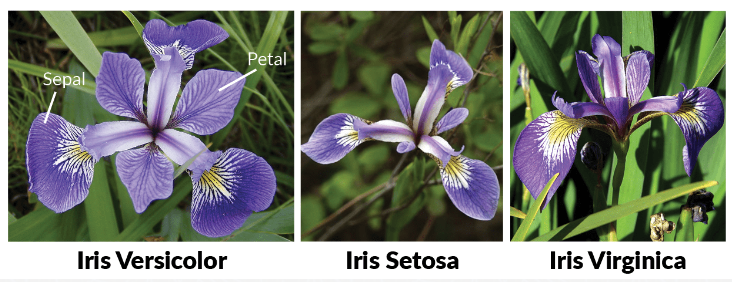
#> input picture flower.png, 732 x 282 px
$ jupyter execute 'Playing with RGB color Channels.ipynb'
#> lines starting #> are read from the running program, lines starting #| are printed output that depends on the picture
## Removing the blue component in RGB

[cell 1]
import cv2
img=cv2.imread("flower.png")
#> img is the input picture: shape (282, 732, 3); mean B, G, R 115.5, 124.6, 120.2

img[:,:,0]=0
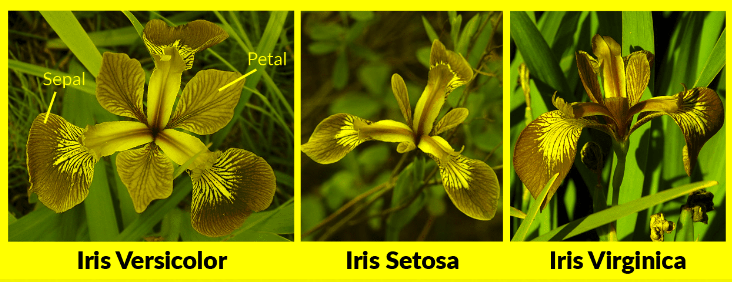
#> img: shape (282, 732, 3); mean B, G, R 0, 124.6, 120.2

cv2.imshow("window",img)
cv2.waitKey(0)
cv2.destroyAllWindows()

## Removing the green component in RGB

[cell 2]
import cv2
img=cv2.imread("flower.png")

img[:,:,1]=0
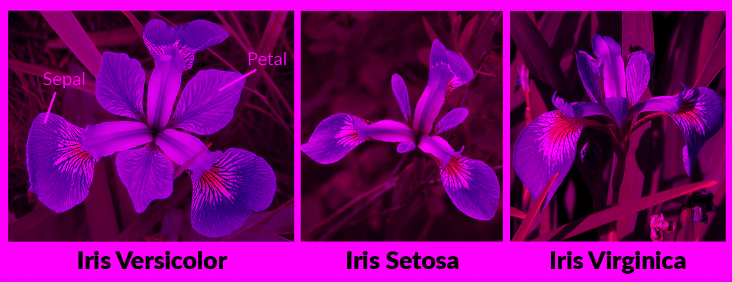
#> img: shape (282, 732, 3); mean B, G, R 115.5, 0, 120.2

cv2.imshow("window",img)
cv2.waitKey(0)
cv2.destroyAllWindows()

## Removing the red component in RGB

[cell 3]
import cv2
img=cv2.imread("flower.png")

img[:,:,2]=0
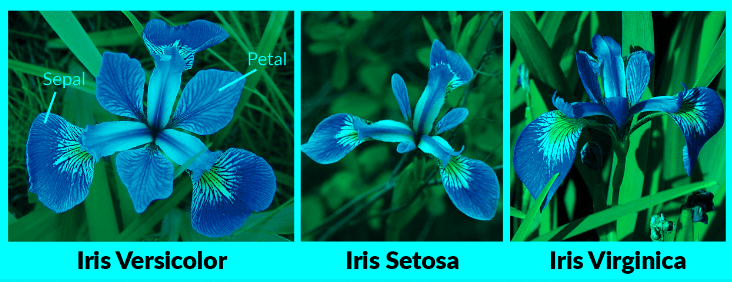
#> img: shape (282, 732, 3); mean B, G, R 115.5, 124.6, 0

cv2.imshow("window",img)
cv2.waitKey(0)
cv2.destroyAllWindows()

[cell 4]
import cv2
import numpy as np
img=cv2.imread("Boy.png")
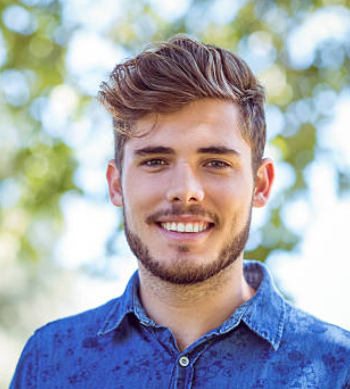
#> input picture Boy.png, 350 x 389 px
#> img is the input picture: shape (389, 350, 3); mean B, G, R 174.4, 168.1, 165.2

imgBlue=img[:,:,0]
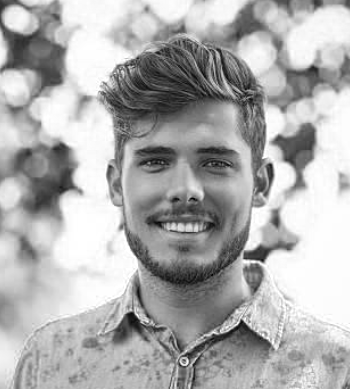
#> imgBlue: shape (389, 350); min 0, max 255, mean 174.4
imgGreen=img[:,:,1]
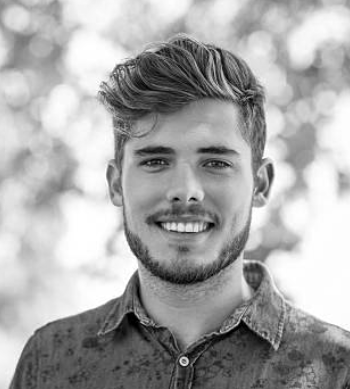
#> imgGreen: shape (389, 350); min 0, max 255, mean 168.1
imgRed=img[:,:,2]
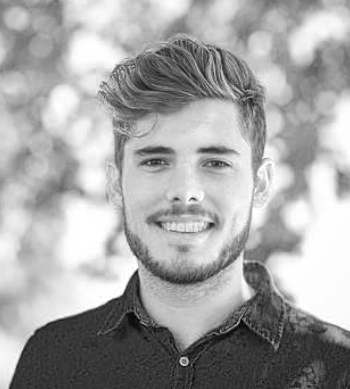
#> imgRed: shape (389, 350); min 2, max 255, mean 165.2
new_img=np.hstack((imgBlue,imgGreen,imgRed))
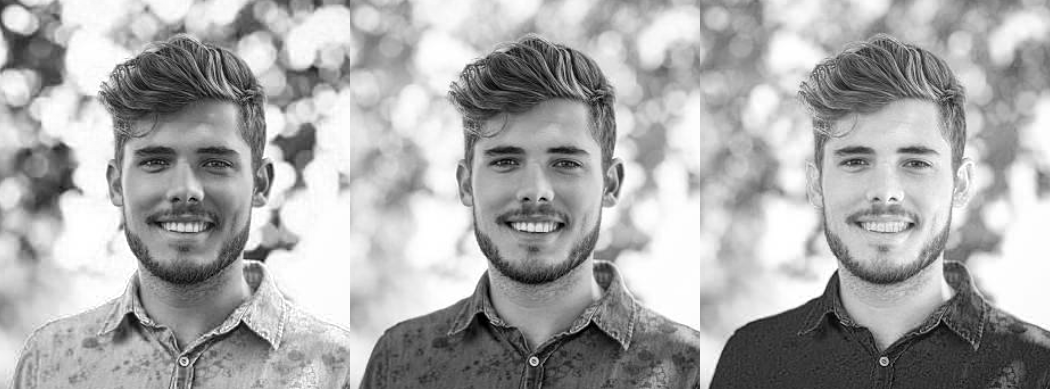
#> new_img: shape (389, 1050); min 0, max 255, mean 169.2

cv2.imshow("window",new_img)
cv2.waitKey(0)
cv2.destroyAllWindows()
